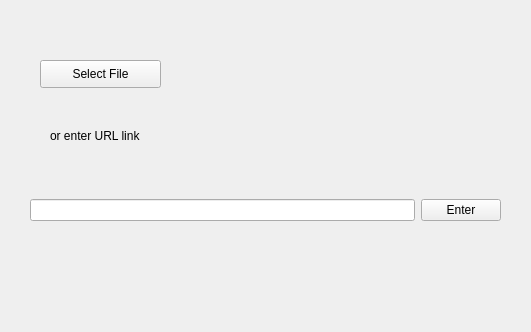
<?xml version="1.0" encoding="UTF-8"?>
<ui version="4.0">
 <class>musicVideo</class>
 <widget class="QWidget" name="musicVideo">
  <property name="geometry">
   <rect>
    <x>0</x>
    <y>0</y>
    <width>531</width>
    <height>332</height>
   </rect>
  </property>
  <property name="windowTitle">
   <string>Form</string>
  </property>
  <widget class="QPushButton" name="fileButton">
   <property name="geometry">
    <rect>
     <x>40</x>
     <y>60</y>
     <width>121</width>
     <height>28</height>
    </rect>
   </property>
   <property name="text">
    <string>Select File</string>
   </property>
  </widget>
  <widget class="QWidget" name="horizontalLayoutWidget">
   <property name="geometry">
    <rect>
     <x>30</x>
     <y>170</y>
     <width>471</width>
     <height>80</height>
    </rect>
   </property>
   <layout class="QHBoxLayout" name="horizontalLayout">
    <item>
     <widget class="QLineEdit" name="webLink"/>
    </item>
    <item>
     <widget class="QPushButton" name="enterButton">
      <property name="text">
       <string>Enter</string>
      </property>
     </widget>
    </item>
   </layout>
  </widget>
  <widget class="QLabel" name="label">
   <property name="geometry">
    <rect>
     <x>50</x>
     <y>120</y>
     <width>131</width>
     <height>31</height>
    </rect>
   </property>
   <property name="text">
    <string>or enter URL link</string>
   </property>
  </widget>
 </widget>
 <resources/>
 <connections/>
</ui>
